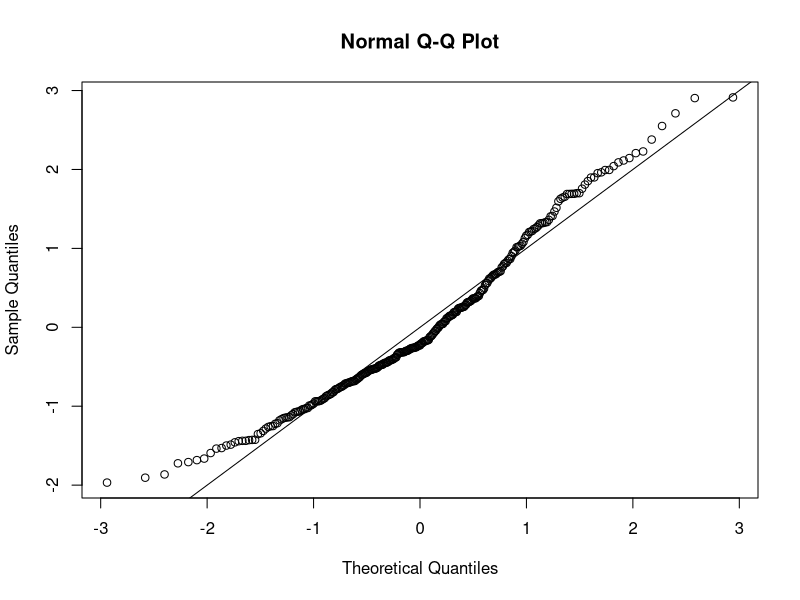
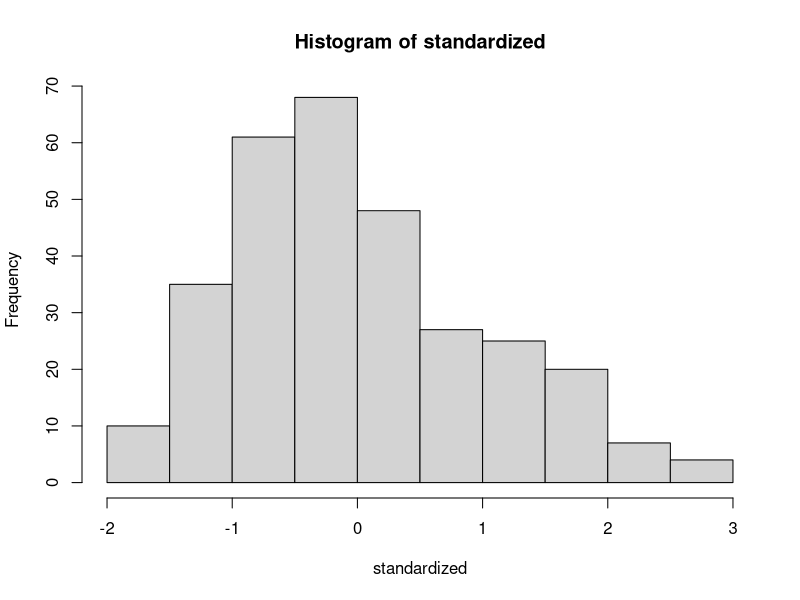
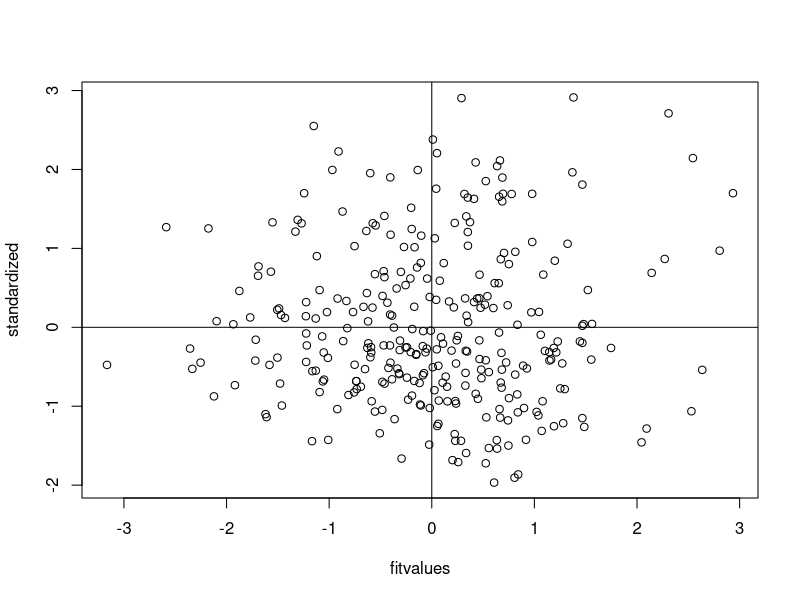

These figures' R source, in order: (Note: this script raises an error after producing the figures.)
setwd("E:/GA/Scales")
master = read.csv("Meaning_Scales_GeneralLifePurposeScale_RR_RN_Paper.csv")
summary(master)

##Reverse Code. 5 8 and 13
master[ , c(7, 10, 15)] =  8 - master[ , c(7, 10, 15)]

####DATA SCREENING####

##Missing Data##
library(mice)
percentmiss = function(x){ sum(is.na(x))/length(x) *100 }

##Going by rows ONLY
##here I excluded the first two columns because they were 
##included for everyone as IDs, so I don't want to count that
##as part of the percent toward what they did
notypos = master
missing = apply(notypos[ , 3:17], 1, percentmiss) 
table(missing)

##replace only the data that you should
replacepeople = notypos[ missing <= 5 , ]  
dontpeople = notypos[ missing > 5 , ]

##figure out the columns to exclude (survey data)
apply(replacepeople, 2, percentmiss)
replacecolumn = replacepeople[ , -c(1,2,18)]
dontcolumn = replacepeople[ , c(1,2,18)]

nomiss = replacepeople
##Outliers##
mahal = mahalanobis(nomiss[ , -c(1,2,18)], 
                    colMeans(nomiss[ , -c(1,2,18)], na.rm = TRUE),
                    cov(nomiss[ , -c(1,2,18)], use="pairwise.complete.obs"))

summary(mahal)
cutoff = qchisq(.999,ncol(nomiss[ , -c(1,2,18)])) 
summary(mahal < cutoff)
noout = nomiss[ mahal < cutoff, ]

##additivity: correlations
correlations = cor(noout[,-c(1,2,18)], use="pairwise.complete.obs")
symnum(correlations)

##make the random stuff
random = rchisq(nrow(noout), 7)
##be sure here not to include the ID columns!
fake = lm(random~., data=noout[ , -c(1:2,18)])

##get the linearity plot
##create the standardized residuals
standardized = rstudent(fake)
qqnorm(standardized)
abline(0,1)

##multivariate normality
hist(standardized, breaks=15)

##homogeneity and homoscedaticity
fitvalues = scale(fake$fitted.values)
plot(fitvalues, standardized) 
abline(0,0)
abline(v = 0)

##Scoring
GLPS <- rowSums(noout[, c(3:17)])
summary(GLPS)

##CFA
library(lavaan)

nooutnop = subset(noout, Source < 2)
nomissnop = subset(nomiss, Source < 2)

notrandom = subset(nomissnop, Source == 0)
random = subset(nomissnop, Source == 1)

overallmodel = '
GLPS =~ Q89_1 + Q89_2 + Q89_3 + Q89_4 + Q89_5 + Q89_6 + Q89_7
+ Q89_8 + Q89_9 + Q89_10 + Q89_11 + Q89_12 + Q89_13 + Q89_14 + Q89_15
'

##fit for overall 
overall.fit = cfa(model = overallmodel, 
                  data = nomissnop, 
                  meanstructure = TRUE)

summary(overall.fit, 
        standardized=TRUE, 
        rsquare=TRUE, 
        fit.measure = TRUE) 

##fit for random 
random.fit = cfa(overallmodel, 
                 data = random, 
                 meanstructure = TRUE)
summary(random.fit, 
        standardized = TRUE, 
        rsquare = TRUE, 
        fit.measure = TRUE)

##fit for not random 
notrandom.fit = cfa(overallmodel, 
                    data = notrandom, 
                    meanstructure = TRUE)
summary(notrandom.fit, 
        standardized = TRUE, 
        rsquare = TRUE, 
        fit.measure = TRUE)

library(semTools)

multisteps = measurementInvariance(overallmodel, 
                                   data = nomissnop, 
                                   group = 'Source', 
                                   strict = T)

fitmeasures(multisteps$fit.configural)
fitmeasures(multisteps$fit.loadings)
fitmeasures(multisteps$fit.intercepts)
fitmeasures(multisteps$fit.residuals)

##It broke down on the Strict Invariance level

partial = partialInvariance(multisteps, 
                            type = "residuals")

##save only the results for easier viewing
residualsfree = partial$results

##click on the name, sort by FREE CFI
##release the biggest one first

multisteps2 = measurementInvariance(overallmodel, 
                                    data = nomissnop, 
                                    group = "Source",
                                    strict = T,
                                    group.partial = c(Q89_3~~Q89_3))
##Removing question 3 did it. 
